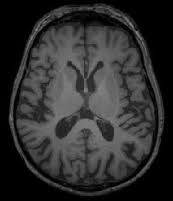
#> input picture dataset/no/69.jpg, 173 x 201 px; its folder holds 4 pictures in this run; the run also reads 3 pictures not shown here
$ jupyter execute --allow-errors brain_tumor_detection.ipynb   (shell and % lines are left out)
#> lines starting #> are read from the running program, lines starting #| are printed output that depends on the picture; pictures that were not available may be replaced by others from this repository, and a replacement may not be noted
A brain tumor is a collection, or mass, of abnormal cells in the brain. It can be cancerous (malignant) or noncancerous (benign), both potentially life-threatening.
<br>
These tumors come in a wide variety of sizes, textures, and locations. When trying to locate them, magnetic resonance imaging (MRI) is a crucial tool. However, detecting brain tumors manually is a difficult and time-consuming activity, also requires a professional neurologist for MRI analysis. Often times in developing countries the lack of skillful doctors and lack of knowledge about tumors makes it really challenging and time-consuming to generate reports from MRIs. So an automated system on Cloud can solve this problem.

The dataset used is the Public Domain "Brain MRI Images for Brain Tumor Detection" Dataset available on Kaggle (https://www.kaggle.com/datasets/navoneel/brain-mri-images-for-brain-tumor-detection)

This dataset has some problems:
1. It contains several duplicate images.
2. It has few samples.
3. It's imbalanced (images containing a tumor are double of those which doens't contain it).

We will address the second and third points later on, now let's focus on the duplicates. Having duplicate data means that the model will be trained more on that type of data and thus will be biased, if there are a lot of them, the model will fail to generalize on new data.

For these reasons, we want to remove as much duplicate data as possible.

[cell 1]
# First we load all the needed modules
import numpy as np
import pandas as pd
import matplotlib.pyplot as plt
from sklearn.model_selection import train_test_split
from sklearn.metrics import accuracy_score
import os
os.environ['CUDA_LAUNCH_BLOCKING'] = '1'

[cell 2]
# Download the dataset from google drive
#!gdown 1p3rZGHJiQZsr491QeowGmdzFdlYJyLdf

[cell 3]
# Unzip the dataset
#!unzip ./dataset.zip

Let's address the first problem: the duplicates.
<br>
To find them I decided to compare the hash of each image and if they're the same means that the images are duplicates.

[cell 4]
import cv2
from hashlib import md5
import os

[cell 5]
# function that returns the hash of a file
def file_hash(filepath):
  with open(filepath, 'rb') as f:
    return md5(f.read()).hexdigest()

[cell 6]
positive_images_path = './dataset/yes/'
negative_images_path = './dataset/no/'

[cell 7]
# Since the image names does not follow a particular rule, I decided to
# rename them to help the preprocess phase.

for e in [positive_images_path, negative_images_path]:

  # list of all files in the directory
  files = os.listdir(e)

  # Rename each image file
  for index, filename in enumerate(files):
    # Create the new filename with the format "0.jpg", "1.jpg", etc.
    new_filename = f"{index}.jpg"

    # Construct full file paths
    old_file = os.path.join(e, filename)
    new_file = os.path.join(e, new_filename)

    # Rename the file
    os.rename(old_file, new_file)
#> pass 2 of the loop `for e in [positive_images_path, negative_images_path]:`:
    #print(f'old file {old_file} renamed into {new_file}')

[cell 8]
duplicates = {}
hash_keys = dict()
for e in [positive_images_path, negative_images_path]:
  # Here I make a dictionary with two key -> the two classes
  # this will help me to save the duplicates from both classe
  duplicates[e] = []
  for i, image_name in enumerate (os.listdir(e)):
    filename = e+image_name
    if os.path.isfile(filename):
        filehash = file_hash(filename)
        if filehash not in hash_keys:
            # here was hash_keys[filehash] = i but images were enumerated
            # differently from their image names.
            hash_keys[filehash] = image_name[:-4]
        else:
            duplicates[e].append((image_name[:-4], hash_keys[filehash]))
#> pass 2 of the loop `for e in [positive_images_path, negative_images_path]:`:
#print(duplicates)

Let's print **some** of the duplicate images we found

[cell 9]
# Let's print some of these duplicates
show_duplicates = 2
for e in [positive_images_path, negative_images_path]:
  for file_indexes in duplicates[e][:show_duplicates]:
      title = 'mri with tumor n. '
      if e == './dataset/no/':
        title = 'mri without tumor n. '
      try:
          plt.subplot(121),plt.imshow(cv2.imread(e + str(file_indexes[0]) + '.jpg'))
          plt.title(title + str(file_indexes[1])), plt.xticks([]), plt.yticks([])

          plt.subplot(122),plt.imshow(cv2.imread(e + str(file_indexes[1]) + '.jpg'))
          plt.title('its duplicate (n. ' + str(file_indexes[0]) + ')'), plt.xticks([]), plt.yticks([])
          plt.show()
      except OSError as e:
          continue
#> pass 2 of the loop `for e in [positive_images_path, negative_images_path]:`:
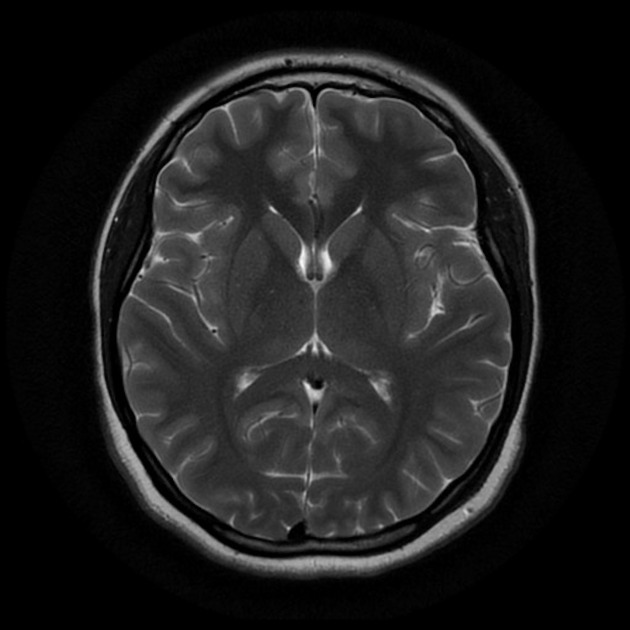
#> input picture dataset/no/20.jpg, 630 x 630 px
#> `plt.show()`:
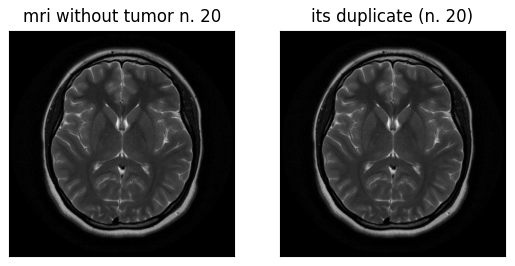
#> figure drawn by matplotlib, 2 panels

[cell 10]
# and now we remove them
for e in [positive_images_path, negative_images_path]:
  for index in duplicates[e]:
    os.remove(e+str(index[0])+'.jpg')
#> this loop made 2 passes
#> e on passes 1 to 2: './dataset/yes/', './dataset/no/'
    #print(f'removed {str(e)+str(index[0])}.jpg')

Now that we removed the duplicates we can address the second and third problems: small & imbalanced dataset.

To address the problem of few images (we started with a small dataset and after removing the duplicates we end up with an even smaller one), we perform data augmentation.
<br>
In this paper is presented a literature overview between different augmentation techniques: https://link.springer.com/article/10.1007/s10462-023-10453-z.
<br>
<br>
In this other paper: https://analyticalsciencejournals.onlinelibrary.wiley.com/doi/full/10.1002/jemt.23694, are presented the techniques that provide the best improvement.
<br>
The augmentation techniques used are the following: random rotation, noise addition, zooming and sharpening.

[cell 11]
# Here we define the functions to performs these data augmentation techniques
import random

def random_rotation(image, angle_range=(-30, 30)):
    angle = random.uniform(*angle_range)
    height, width = image.shape[:2]
    center = (width // 2, height // 2)
    rotation_matrix = cv2.getRotationMatrix2D(center, angle, 1)
    rotated_image = cv2.warpAffine(image, rotation_matrix, (width, height))
    return rotated_image


# [41 lines left out: functions add_noise, zoom, sharpen, not called in this run]

Here we can see one of the techniques we implemented: **random rotation**.

[cell 12]
#import matplotlib.pyplot as plt

image_path = "./dataset/no/1.jpg"
image = cv2.imread(image_path)


# Apply augmentations
#> (the rest of this cell did not finish here and is left out)

[cell 13]
# source code from https://pyimagesearch.com/2016/04/11/finding-extreme-points-in-contours-with-opencv/
import imutils

def crop_brain_contour(image, plot=False):

    # Convert the image to grayscale, and blur it slightly
    gray = cv2.cvtColor(image, cv2.COLOR_BGR2GRAY)
    gray = cv2.GaussianBlur(gray, (5, 5), 0)

    # Threshold the image, then perform a series of erosions +
    # dilations to remove any small regions of noise
    thresh = cv2.threshold(gray, 45, 255, cv2.THRESH_BINARY)[1]
    thresh = cv2.erode(thresh, None, iterations=2)
    thresh = cv2.dilate(thresh, None, iterations=2)

    # Find contours in thresholded image, then grab the largest one
    cnts = cv2.findContours(thresh.copy(), cv2.RETR_EXTERNAL, cv2.CHAIN_APPROX_SIMPLE)
    cnts = imutils.grab_contours(cnts)
    c = max(cnts, key=cv2.contourArea)


    # Find the extreme points
    extLeft = tuple(c[c[:, :, 0].argmin()][0])
    extRight = tuple(c[c[:, :, 0].argmax()][0])
    extTop = tuple(c[c[:, :, 1].argmin()][0])
    extBot = tuple(c[c[:, :, 1].argmax()][0])

    # crop new image out of the original image using the four extreme points (left, right, top, bottom)
    new_image = image[extTop[1]:extBot[1], extLeft[0]:extRight[0]]

    if plot:
        plt.figure()

        plt.subplot(1, 2, 1)
        plt.imshow(image)

        plt.tick_params(axis='both', which='both',
                        top=False, bottom=False, left=False, right=False,
                        labelbottom=False, labeltop=False, labelleft=False, labelright=False)

        plt.title('Original Image')

        plt.subplot(1, 2, 2)
        plt.imshow(new_image)

        plt.tick_params(axis='both', which='both',
                        top=False, bottom=False, left=False, right=False,
                        labelbottom=False, labeltop=False, labelleft=False, labelright=False)

        plt.title('Cropped Image')

        plt.show()

    return new_image

Additionally to augmentation we will also crop the area of the brain, this because some images contain a lot of background and also **something that is not brain scan** like text that **can influence our classification model**.

[cell 14]
image_path = "./dataset/no/1.jpg"
image = cv2.imread(image_path)
#> (the rest of this cell did not finish here and is left out)

[cell 15]
# Since we want balance between the two classes, we define this function that
# Augments both positive and negative datasets until they reach 1000 images
def augment_images(images, target_count):
    cropped_augmented_images = []
    while len(cropped_augmented_images) < target_count:
        image = random.choice(images)
        augmentation = random.choice([random_rotation, add_noise, zoom, sharpen])
        augmented_image = augmentation(image)
        # here we add also cropping and resize because we want to remove
        # the background and resize them to 224, 224.
        cropped_image = crop_brain_contour(augmented_image, plot=False)
        resized_image = cv2.resize(cropped_image, (224, 224))

        cropped_augmented_images.append(resized_image)
    return cropped_augmented_images

[cell 16]
def load_images_from_folder(folder):
    images = []
    for filename in os.listdir(folder):
        img = cv2.imread(os.path.join(folder, filename))
        if img is not None:
            images.append(img)
    #print(len(images))
    return images

positive_images = load_images_from_folder(positive_images_path)
negative_images = load_images_from_folder(negative_images_path)
#> call 2 of load_images_from_folder, with folder = './dataset/no/'
#> in load_images_from_folder, img is the input picture: shape (201, 173, 3); min 0, max 139, mean 46.7

Let's see the data Distribution of our dataset how it looks in the beginning and at the end after performing the augmentation

[cell 17]
import matplotlib.pyplot as plt

with_tumor = os.listdir(positive_images_path)
#> with_tumor = ['20.jpg']
without_tumor = os.listdir(negative_images_path)
#> without_tumor = ['69.jpg']
def plot_dataset(when, positive, negative):
  # Data to plot
#> called with when = 'Initial', positive = 1, negative = 1
  labels = 'With Tumor', 'Without Tumor'
  sizes = [positive, negative]  # Number of images with tumor and without
  colors = ['#ff9999','#66b3ff']  # Colors for each section
  explode = (0.1, 0)  # looks better :)

  # Plotting the pie chart
  plt.figure(figsize=(8, 6))
  plt.pie(sizes, explode=explode, labels=labels, colors=colors, autopct=lambda p: '{:.0f}'.format(p * sum(sizes) / 100),
          shadow=True, startangle=90)

  # Equal aspect ratio ensures that pie is drawn as a circle.
  plt.axis('equal')

  # Adding a title
  plt.title(when + ' Dataset Distribution')

  # Show the plot
  plt.show()
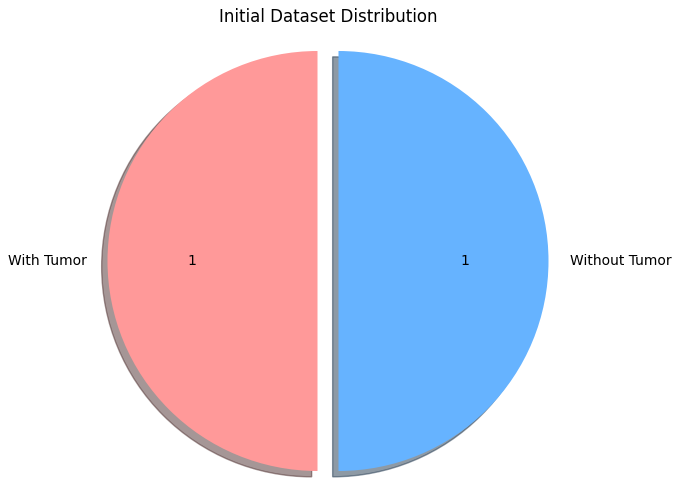
#> figure drawn by matplotlib, 1 panel

plot_dataset('Initial', len(with_tumor), len(without_tumor))

#> (a cell that did not finish here is left out)
